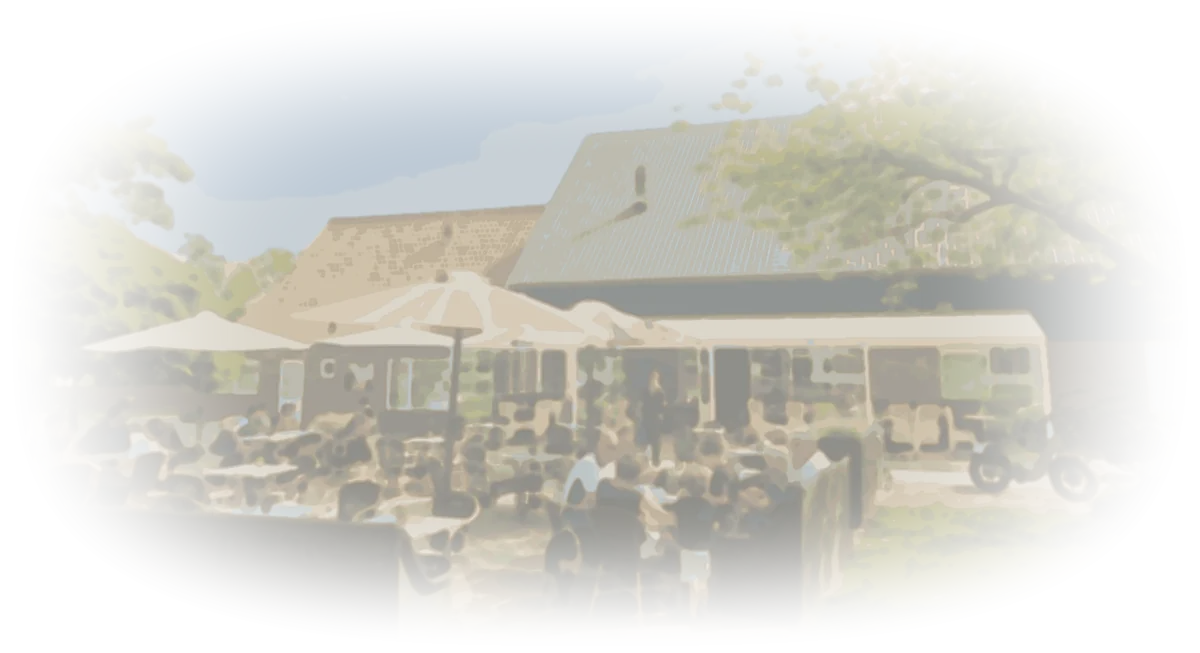
#> input picture ordering/site/terrace-pastel.webp, 1200 x 653 px, given in place of terrace.webp, which was not available
$ python photo-to-lines.py
#> lines starting #> are read from the running program, lines starting #| are printed output that depends on the picture; pictures that were not available may be replaced by others from this repository, and a replacement may not be noted
#!/usr/bin/env python3
# photo-to-lines — assets/terrace.webp → ordering/site/terrace-lines.webp: the photo filtered into
# faint coloured lines (edge magnitude → alpha; line colour = the photo's own colour, saturated).
# Not a redrawing: every line is an edge of the original image. Usage: python3 tools/photo-to-lines.py [src] [dst]
import sys, numpy as np
from PIL import Image, ImageFilter, ImageEnhance
src=sys.argv[1] if len(sys.argv)>1 else 'assets/terrace.webp'
dst=sys.argv[2] if len(sys.argv)>2 else 'ordering/site/terrace-lines.webp'
im=Image.open(src).convert('RGB')
W,H=im.size
#> W = 1200; H = 653
g=np.asarray(im.filter(ImageFilter.GaussianBlur(1.1)).convert('L'),dtype=np.float32)
# Sobel gradient magnitude
kx=np.array([[-1,0,1],[-2,0,2],[-1,0,1]],np.float32); ky=kx.T
def conv(a,k):
    p=np.pad(a,1,mode='edge'); out=np.zeros_like(a)
    for i in range(3):
        for j in range(3): out+=k[i,j]*p[i:i+H,j:j+W]
    return out
mag=np.hypot(conv(g,kx),conv(g,ky))
#> after the loop in conv (call 2), `for i in range(3):`:
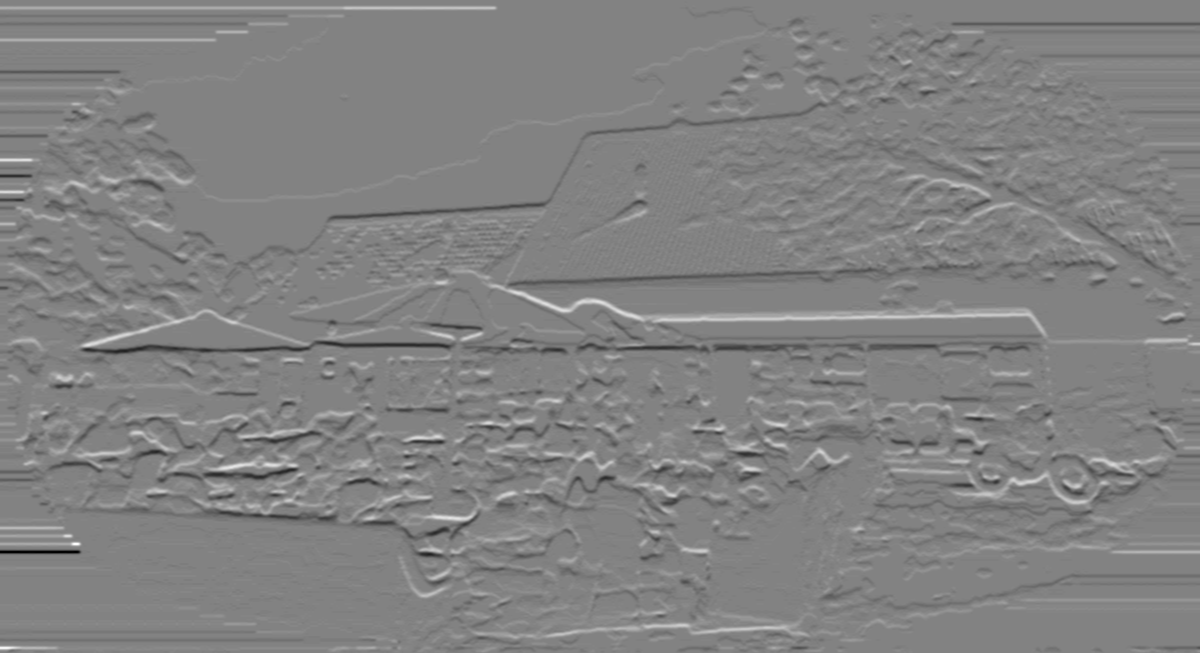
#> out: shape (653, 1200) float32; min -223, max 214, mean -0.2; drawn with min black and max white
# soften foliage noise: suppress edges where local texture is very dense (many edges in a 9px window)
dens=np.asarray(Image.fromarray(np.clip(mag/2,0,255).astype(np.uint8)).filter(ImageFilter.BoxBlur(6)),np.float32)
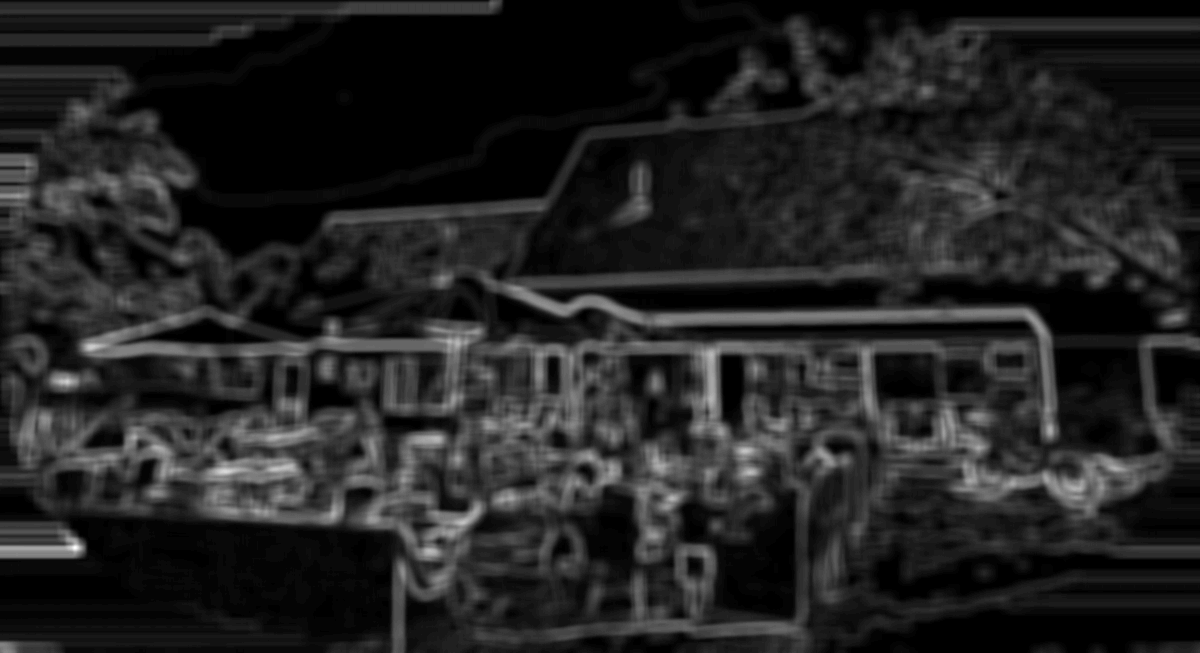
#> dens: shape (653, 1200) float32; min 0, max 55, mean 7.6; drawn with min black and max white
mag=mag*np.clip(1.15-dens/110.0,0.35,1.0)
# normalise: strongest ~10% of pixels become lines
lo,hi=np.percentile(mag,88),np.percentile(mag,99.3)
#> lo = 38.47; hi = 105.5
a=np.clip((mag-lo)/(hi-lo+1e-6),0,1)**0.85
# thin a little by keeping local maxima along the gradient direction (cheap non-max via max-filter)
mx=np.asarray(Image.fromarray((a*255).astype(np.uint8)).filter(ImageFilter.MaxFilter(3)),np.float32)/255.0
a=np.where(a>=mx-0.02,a,a*0.35)
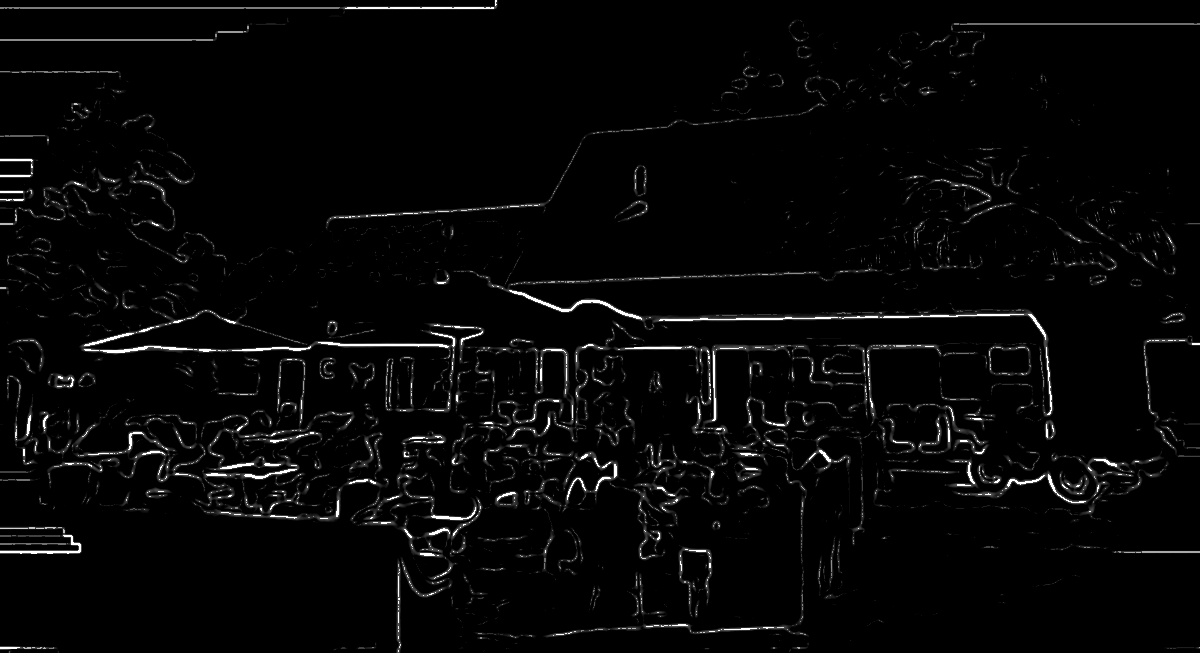
#> a: shape (653, 1200) float32; min 0, max 1, mean 0.0261
# colour: the photo's own colour, saturated and darkened, so lines read as roof-red, umbrella-pink, leaf-green
col=ImageEnhance.Color(im.filter(ImageFilter.GaussianBlur(2))).enhance(2.8)
col=ImageEnhance.Brightness(col).enhance(0.86)
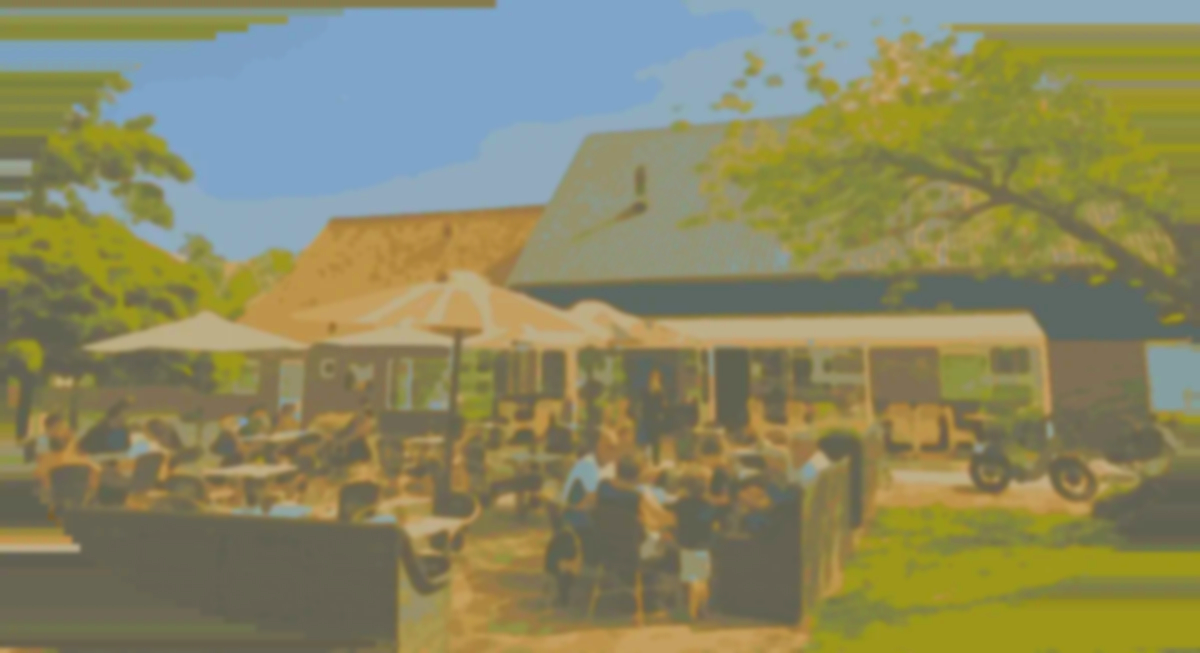
#> col: PIL image 1200x653 RGB; mean R, G, B 137.5, 135.3, 97.6
rgb=np.asarray(col,np.uint8)
alpha=(a*255*0.95).astype(np.uint8)
out=np.dstack([rgb,alpha])
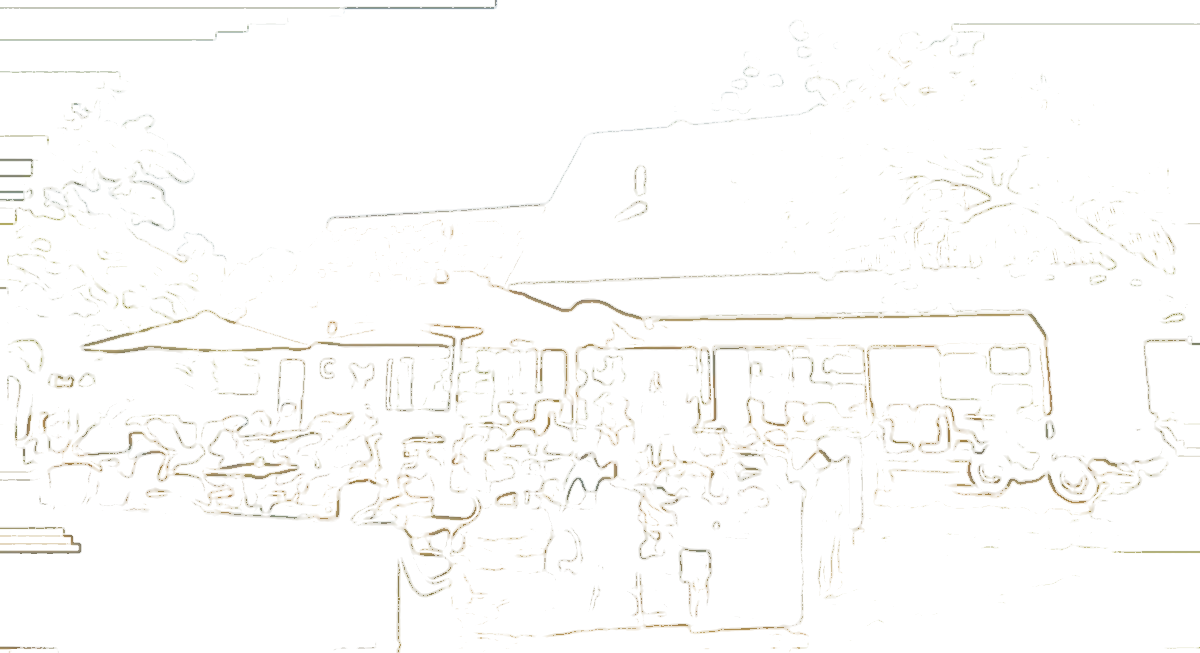
#> out: shape (653, 1200, 4); mean R, G, B, A 137.5, 135.3, 97.6, 6.3; transparent parts drawn white
Image.fromarray(out,'RGBA').save(dst,quality=82,method=6)
print(dst, W,'x',H, 'lines px', int((alpha>40).sum()), 'bytes', __import__('os').path.getsize(dst))
#| ordering/site/terrace-lines.webp 1200 x 653 lines px 37159 bytes 117032
